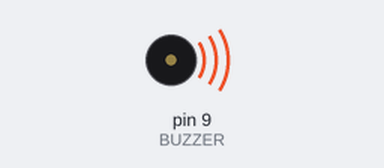
Simulated run of this sketch. Board: Arduino Uno, built with avr-gcc and run on an emulated ATmega328P. Shown: buzzer (waves = sounding).

Above: at 0.2 s.
At 4.2 s:
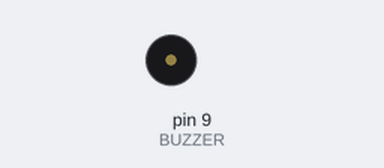
Timing chart, 0 to 5.9 s (numbered marks = the images above):
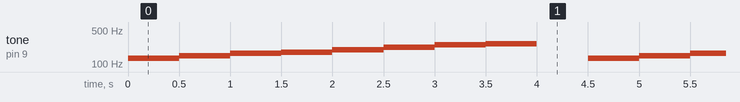

Measured:
- by itself, tone on pin 9 (BUZZER): repeats every 4.5 s: 147 Hz 0.50 s, 165 Hz 0.50 s, 174 Hz 0.50 s, 196 Hz 0.50 s, 220 Hz 0.50 s, 246 Hz 0.50 s, 262 Hz 0.50 s, silent 0.50 s, 131 Hz 0.50 s

The sketch:

Atividade06ABuzzer.ino
```cpp
#define BUZZER 9

void setup() {
  pinMode(BUZZER, OUTPUT);
}

void loop() {

  int nota_do = 131;
  int nota_re = 147;
  int nota_mi = 165;
  int nota_fa = 174;
  int nota_sol = 196;
  int nota_la = 220;
  int nota_si = 246;
  int nota_do3 = 262;
/* A funcao "tone" reproduz um sinal
     de uma certa frequencia no pino do buzzer. */

  tone(BUZZER, nota_do); delay(500);
  tone(BUZZER, nota_re); delay(500);
  tone(BUZZER, nota_mi); delay(500);
  tone(BUZZER, nota_fa); delay(500);
  tone(BUZZER, nota_sol); delay(500);
  tone(BUZZER, nota_la); delay(500);
  tone(BUZZER, nota_si); delay(500);
  tone(BUZZER, nota_do3); delay(500);
  noTone(BUZZER); delay(500);
}
```
